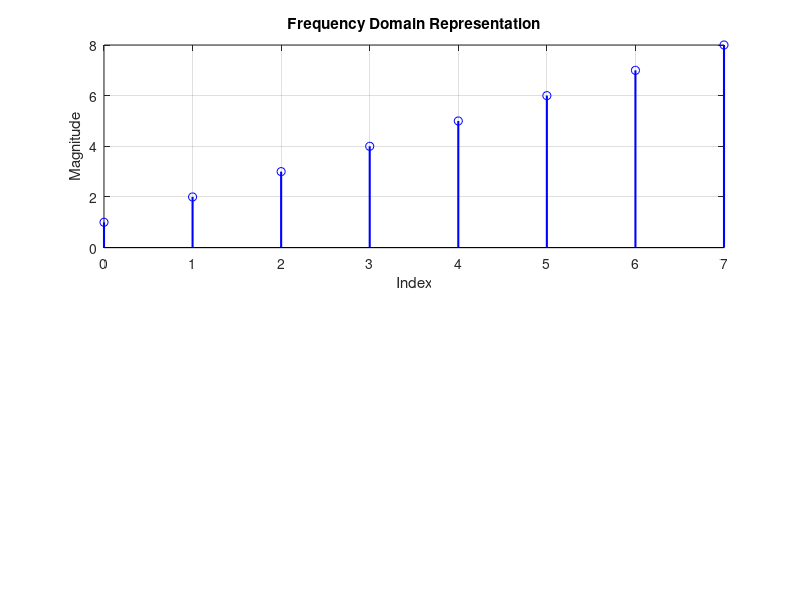

The MATLAB source for this figure: (Note: this script raises an error after producing the figure.)
% 8-point 1D IDFT implementation with graphs

% Parameters
N = 8; % FFT size
X = [1 2 3 4 5 6 7 8]; % Frequency domain representation

% Check if N is a power of 2
if log2(N) ~= round(log2(N))
    error('N must be a power of 2');
end

% Check if the input sequence length is equal to N
if length(X) ~= N
    error('Input sequence length must be equal to N');
end

% % Display frequency domain representation
disp('Frequency Domain Representation:');
disp(X);

% Plot frequency domain representation
subplot(2, 1, 1);
stem(0:N-1, abs(X), 'b', 'LineWidth', 1.5);
title('Frequency Domain Representation');
xlabel('Index');
ylabel('Magnitude');
grid on;

% Generate twiddle factors
W = zeros(1, N);
for k = 1:N
    for n = 1:N
        W(k) = W(k) + X(n) * exp(1i*2*pi*(k-1)*(n-1)/N);
    end
    W(k) = W(k) / N;
end

% % Display twiddle factors
disp('Twiddle Factors:');
disp(W);

% % Display IDFT output sequence
disp('IDFT Output Sequence:');
disp(x);

% Plot IDFT output sequence
subplot(2, 1, 2);
stem(0:N-1, real(W), 'r', 'LineWidth', 1.5);
title('IDFT Output Sequence');
xlabel('Index');
ylabel('Amplitude');
grid on;